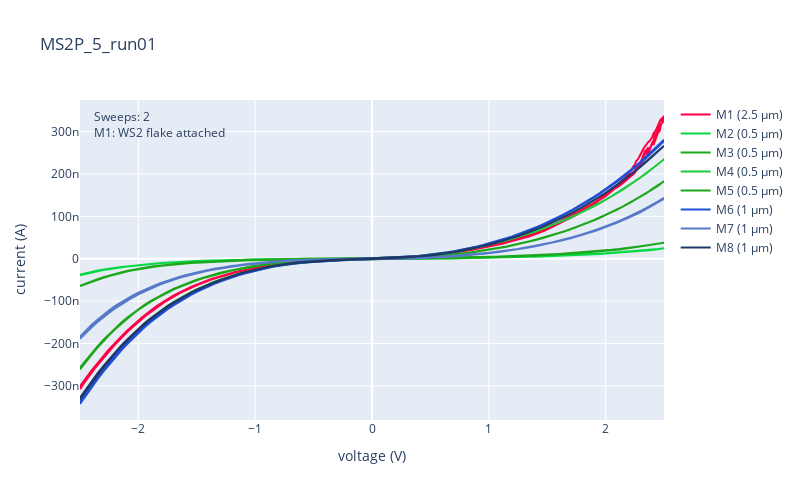

Source (notebook cell):
### Code cell
# Load the run
current_run = load_run(run_file, RUN_ID)

# Load device status
device_status = load_device_status(device_status_file)

# Get drains
drains = current_run['acquisitions']['drain']

# Load the data
data = load_run_data(data_folder, RUN_ID, drains)

# Check what we loaded
for drain, df in data.items():
    print(f"{drain}: {len(df)} rows, columns: {list(df.columns)}")

# Plot (automatically detects I-V vs dI/dV)
plot_measurement(data, current_run, device_status, vis_dict, RUN_ID)

### Figure 1 — Plotly figure (JSON) as saved in the notebook; plotly's stock layout.template omitted (floating-point values rounded to 4 significant figures; data arrays with more than 128 entries replaced by an {"elided": "..."} marker saying what was removed)
{"data": [{"line": {"color": "#ff0044", "width": 2}, "name": "M1 (2.5 μm)", "type": "scatter", "x": {"elided": "1604 float values"}, "y": {"elided": "1604 float values"}}, {"line": {"color": "#06d945", "width": 2}, "name": "M2 (0.5 μm)", "type": "scatter", "x": {"elided": "202 float values"}, "y": {"elided": "202 float values"}}, {"line": {"color": "#1da81d", "width": 2}, "name": "M3 (0.5 μm)", "type": "scatter", "x": {"elided": "202 float values"}, "y": {"elided": "202 float values"}}, {"line": {"color": "#1fc93e", "width": 2}, "name": "M4 (0.5 μm)", "type": "scatter", "x": {"elided": "202 float values"}, "y": {"elided": "202 float values"}}, {"line": {"color": "#1EA619", "width": 2}, "name": "M5 (0.5 μm)", "type": "scatter", "x": {"elided": "202 float values"}, "y": {"elided": "202 float values"}}, {"line": {"color": "#1f4fd8", "width": 2}, "name": "M6 (1 μm)", "type": "scatter", "x": {"elided": "404 float values"}, "y": {"elided": "404 float values"}}, {"line": {"color": "#5779c9", "width": 2}, "name": "M7 (1 μm)", "type": "scatter", "x": {"elided": "404 float values"}, "y": {"elided": "404 float values"}}, {"line": {"color": "#203866", "width": 2}, "name": "M8 (1 μm)", "type": "scatter", "x": {"elided": "224 float values"}, "y": {"elided": "224 float values"}}], "layout": {"annotations": [{"align": "left", "showarrow": false, "text": "Sweeps: 2<br>M1: WS2 flake attached", "x": 0.02, "xref": "paper", "y": 0.98, "yref": "paper"}], "height": 500, "title": {"text": "MS2P_5_run01 "}, "width": 800, "xaxis": {"title": {"text": "voltage (V)"}}, "yaxis": {"title": {"text": "current (A)"}}}}
